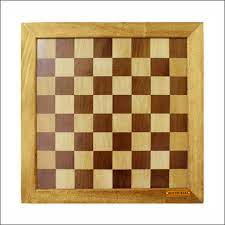
#> input picture Aula 13/xadrez.jpg, 225 x 225 px
$ jupyter execute arquivo10.ipynb
#> lines starting #> are read from the running program, lines starting #| are printed output that depends on the picture; after the words box and inside, x2 and y2 are one past the last pixel; in counts of white or black regions, pixels touching at a corner belong together
[cell 1]
import cv2
import numpy as np
import matplotlib.pyplot as plt

# --- Set the filename ---
IMAGE_FILE = 'xadrez.jpg'

## 1. Load and Preprocess the Image
# Load the image
img = cv2.imread(IMAGE_FILE)
#> img is the input picture: shape (225, 225, 3); mean B, G, R 137.1, 173, 197.2

if img is None:
    print(f"Error: Could not load image file '{IMAGE_FILE}'")
    exit()

# Create a copy to draw on
output_img = img.copy()

# Convert to grayscale
gray = cv2.cvtColor(img, cv2.COLOR_BGR2GRAY)
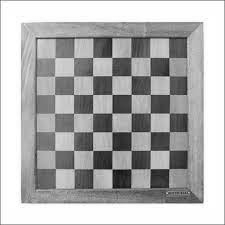
#> gray: shape (225, 225); min 13, max 255, mean 176.1

# Apply a strong Gaussian blur to suppress noise and smooth edges
# This is crucial for both edge and thresholding techniques
blurred = cv2.GaussianBlur(gray, (11, 11), 0)
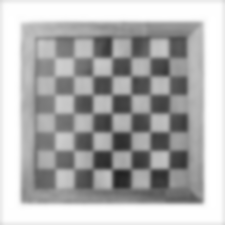
#> blurred: shape (225, 225); min 33, max 255, mean 176.8

## 2. Adaptive Thresholding to Create a Binary Mask
# Adaptive Thresholding calculates the threshold for small regions
# which is better than a single global threshold for an image with
# varying illumination (like the cat wrapped in a blanket).
binary_mask = cv2.adaptiveThreshold(
    blurred,
    255,  # Max value for output
    cv2.ADAPTIVE_THRESH_GAUSSIAN_C, # Adaptive method
    cv2.THRESH_BINARY_INV,        # Type of thresholding (we want the cat as white)
    21,                           # Block Size: Size of the neighborhood
    5                             # C: Constant subtracted from the mean
)
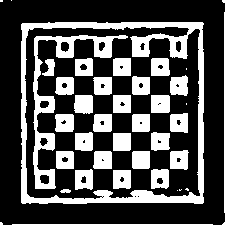
#> binary_mask: shape (225, 225); 30.5% white; 40 white regions (10 under 20 px), largest, box (x1, y1, x2, y2) and area: (21, 22, 204, 204) 5070, (33, 35, 128, 189) 2192, (151, 95, 170, 113) 337

## 3. Morphological Operations for Noise Reduction and Gap Filling
# Define the kernel size for the morphological operations
kernel = cv2.getStructuringElement(cv2.MORPH_RECT, (3, 3))

# Closing: Fills small holes and gaps within the object
closing = cv2.morphologyEx(binary_mask, cv2.MORPH_CLOSE, kernel, iterations=2)
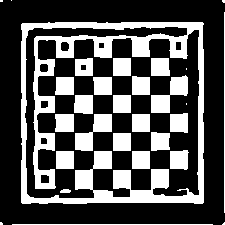
#> closing: shape (225, 225); 31.8% white; 29 white regions (7 under 20 px), largest, box (x1, y1, x2, y2) and area: (21, 22, 204, 204) 9094, (151, 75, 188, 113) 670, (75, 114, 112, 151) 654

# Opening: Removes small objects/noise outside the cat
opening = cv2.morphologyEx(closing, cv2.MORPH_OPEN, kernel, iterations=2)
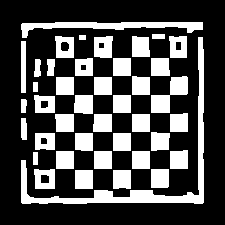
#> opening: shape (225, 225); 29.3% white; 41 white regions

## 4. Find and Filter the Main Contour
# Find contours on the cleaned mask
contours, _ = cv2.findContours(opening, cv2.RETR_EXTERNAL, cv2.CHAIN_APPROX_SIMPLE)
#> contours = 41 contours; largest, box (x1, y1, x2, y2) and area: (21, 37, 204, 204) 2211, (21, 22, 203, 38) 990, (151, 76, 188, 113) 596, (34, 169, 55, 189) 356, (55, 36, 74, 58) 350

if contours:
    # Sort the contours by area in descending order
    # The largest contour should be the cat
    largest_contour = max(contours, key=cv2.contourArea)
#> largest_contour = contour of 74 points, box (x1, y1, x2, y2) (21, 37, 204, 204), area 2211

    # Filter out very small areas that are likely residual noise
    # Adjust this value based on your image resolution (e.g., 1/100th of the image area)
    MIN_AREA_THRESHOLD = img.shape[0] * img.shape[1] / 500
#> MIN_AREA_THRESHOLD = 101.2

    if cv2.contourArea(largest_contour) > MIN_AREA_THRESHOLD:

        ## 5. Draw the Bounding Rectangle and Full Contour
        # 5a. Draw the full contour (Optional: shows the precise outline used)
        cv2.drawContours(output_img, [largest_contour], -1, (255, 0, 0), 2) # Blue color

        # 5b. Get and Draw the Bounding Box
        x, y, w, h = cv2.boundingRect(largest_contour)
#> x = 21; y = 37; w = 183; h = 167
        cv2.rectangle(output_img, (x, y), (x + w, y + h), (0, 255, 0), 3) # Green color
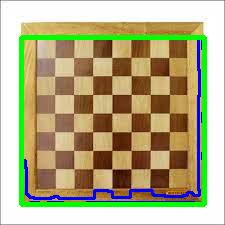
#> output_img: shape (225, 225, 3); mean B, G, R 132, 173.9, 178

    else:
        print("No significant contour found above the area threshold.")
else:
    print("No contours were found.")

## 6. Display the Result
fig, axes = plt.subplots(1, 3, figsize=(15, 6))

# Original Image
axes[0].imshow(cv2.cvtColor(img, cv2.COLOR_BGR2RGB))
axes[0].set_title('Original Image')
axes[0].axis('off')

# Binary Mask (Intermediate Step)
axes[1].imshow(opening, cmap='gray')
axes[1].set_title('Cleaned Binary Mask (Opening/Closing)')
axes[1].axis('off')

# Final Result
axes[2].imshow(cv2.cvtColor(output_img, cv2.COLOR_BGR2RGB))
axes[2].set_title('Final Result (Contour & Bounding Box)')
axes[2].axis('off')

plt.tight_layout()
plt.show()
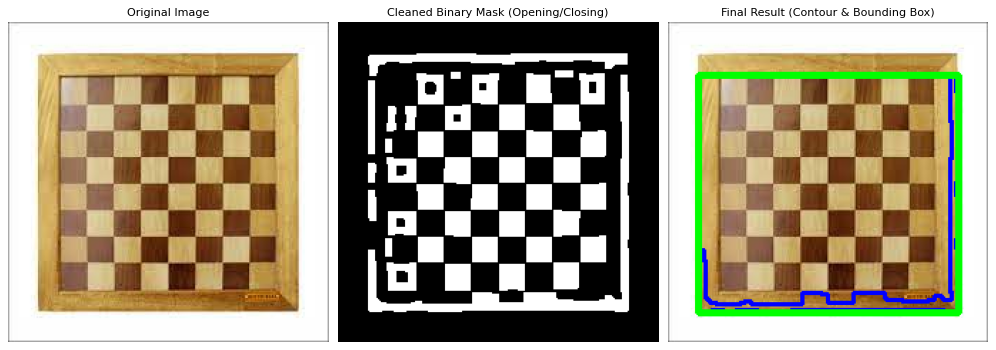
#> figure drawn by matplotlib, 3 panels
#

$ run again, with Aula 13/campo_futebol.jpg copied over Aula 13/xadrez.jpg
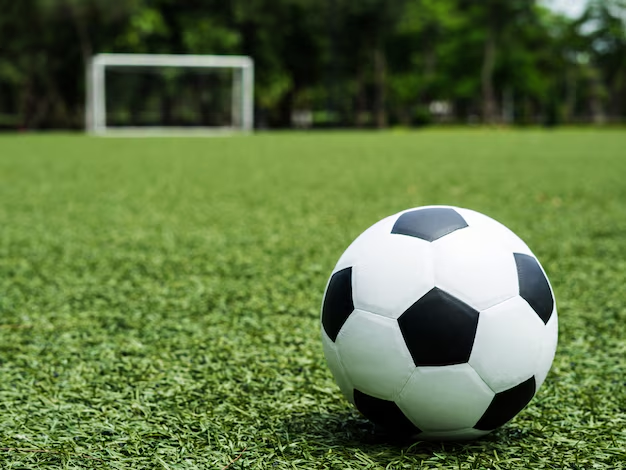
#> input picture Aula 13/campo_futebol.jpg, 626 x 470 px
#> img is the input picture: shape (470, 626, 3); mean B, G, R 66.9, 115.4, 94.5
#> `binary_mask = cv2.adaptiveThreshold( blurred, 255,`:
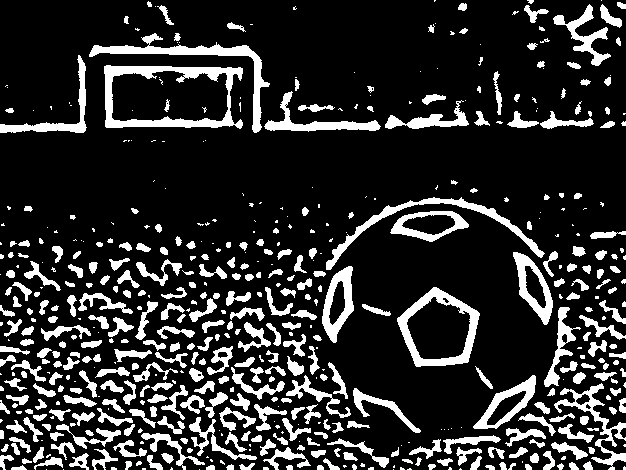
#> binary_mask: shape (470, 626); 17.8% white; 558 white regions (205 under 20 px), largest, box (x1, y1, x2, y2) and area: (104, 65, 243, 129) 2766, (89, 33, 270, 133) 2072, (397, 287, 480, 367) 1853
#> closing: shape (470, 626); 19.9% white; 282 white regions (116 under 20 px), largest, box (x1, y1, x2, y2) and area: (0, 295, 389, 470) 17640, (89, 33, 469, 133) 4147, (518, 358, 626, 470) 3251
#> opening: shape (470, 626); 14.8% white; 308 white regions (6 under 20 px)
#> contours = 308 contours, 37 with area under 20; largest, box (x1, y1, x2, y2) and area: (398, 288, 479, 367) 4537, (91, 34, 379, 132) 2756, (104, 65, 233, 128) 1680, (322, 267, 354, 342) 1446, (513, 252, 553, 324) 1410
#> largest_contour = contour of 111 points, box (x1, y1, x2, y2) (398, 288, 479, 367), area 4537
#> x = 398; y = 288; w = 81; h = 79
#> `plt.show()`:
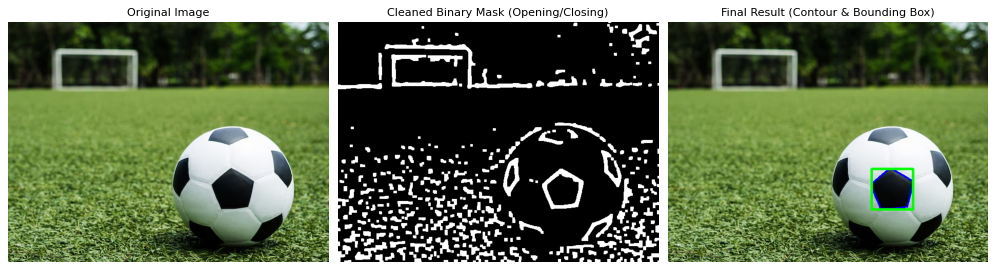
#> figure drawn by matplotlib, 3 panels

$ run again, with Aula 13/circulo1.jpg copied over Aula 13/xadrez.jpg
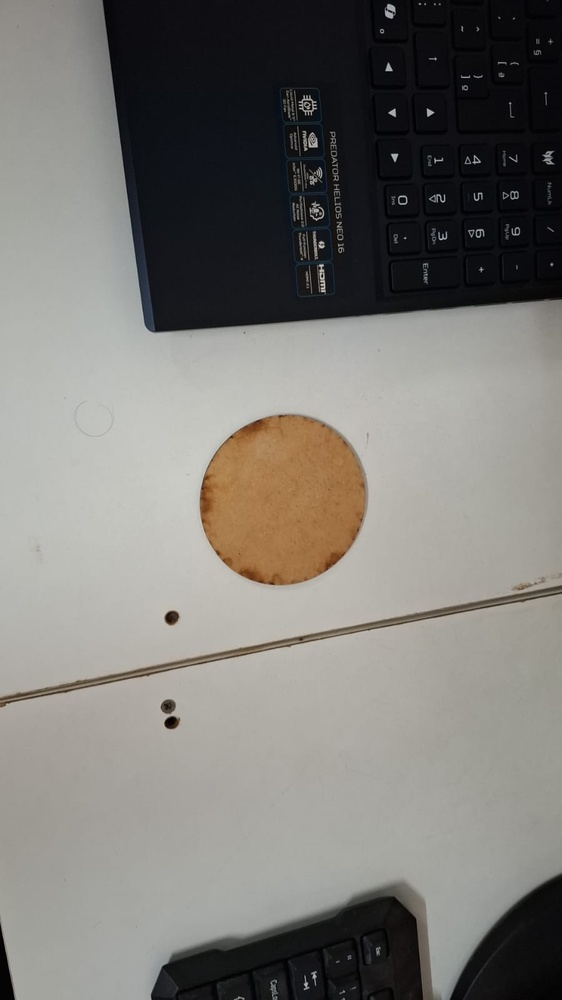
#> input picture Aula 13/circulo1.jpg, 562 x 1000 px, shrunk from 899 x 1599 before the run
#> img is the input picture: shape (1000, 562, 3); mean B, G, R 116.9, 121.4, 123.6
#> `binary_mask = cv2.adaptiveThreshold( blurred, 255,`:
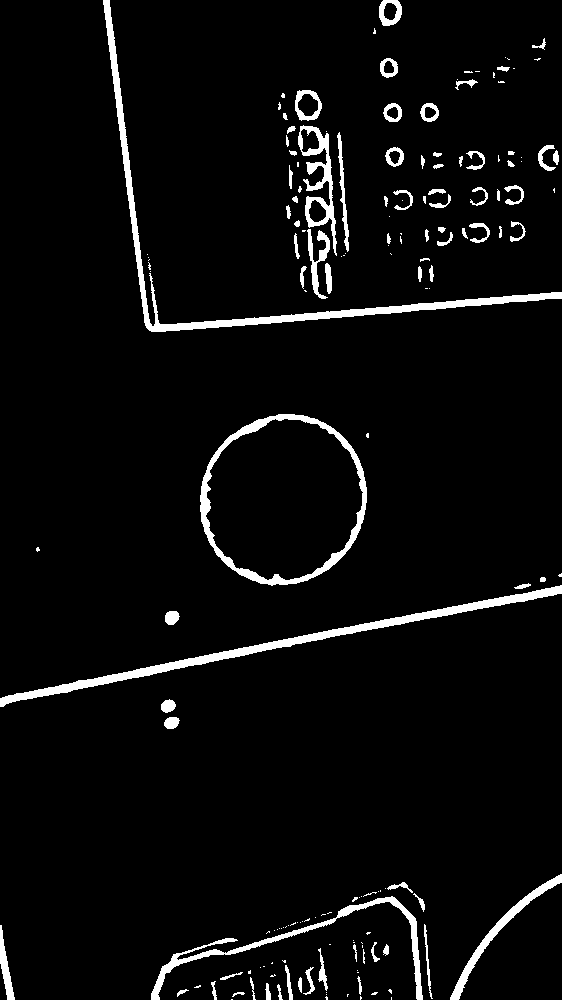
#> binary_mask: shape (1000, 562); 4.6% white; 168 white regions (87 under 20 px), largest, box (x1, y1, x2, y2) and area: (103, 0, 562, 332) 5062, (0, 585, 562, 707) 4500, (200, 414, 367, 586) 3184
#> closing: shape (1000, 562); 4.7% white; 121 white regions (45 under 20 px), largest, box (x1, y1, x2, y2) and area: (103, 0, 562, 332) 5126, (0, 585, 562, 707) 4502, (200, 414, 367, 586) 3219
#> opening: shape (1000, 562); 3.3% white; 52 white regions
#> contours = 52 contours, 5 with area under 20; largest, box (x1, y1, x2, y2) and area: (103, 0, 562, 332) 4198, (0, 586, 562, 707) 3930, (450, 875, 562, 1000) 1135, (151, 943, 220, 1000) 747, (379, 0, 402, 26) 460
#> largest_contour = contour of 308 points, box (x1, y1, x2, y2) (103, 0, 562, 332), area 4198
#> x = 103; y = 0; w = 459; h = 332
#> `plt.show()`:
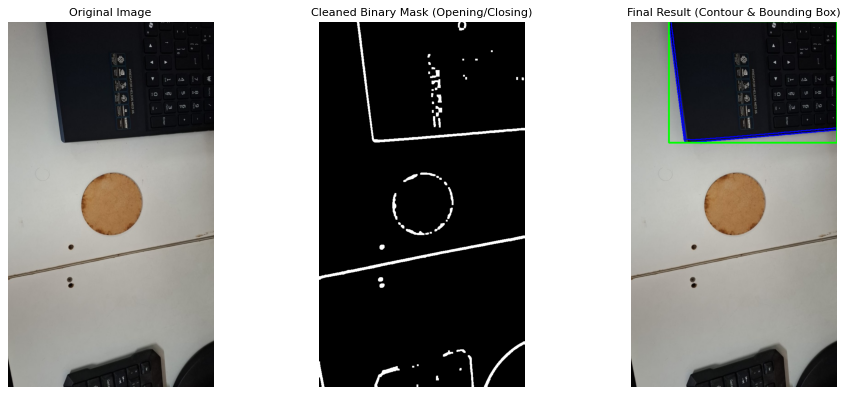
#> figure drawn by matplotlib, 3 panels

$ run again, with Aula 13/circulo2.jpg copied over Aula 13/xadrez.jpg
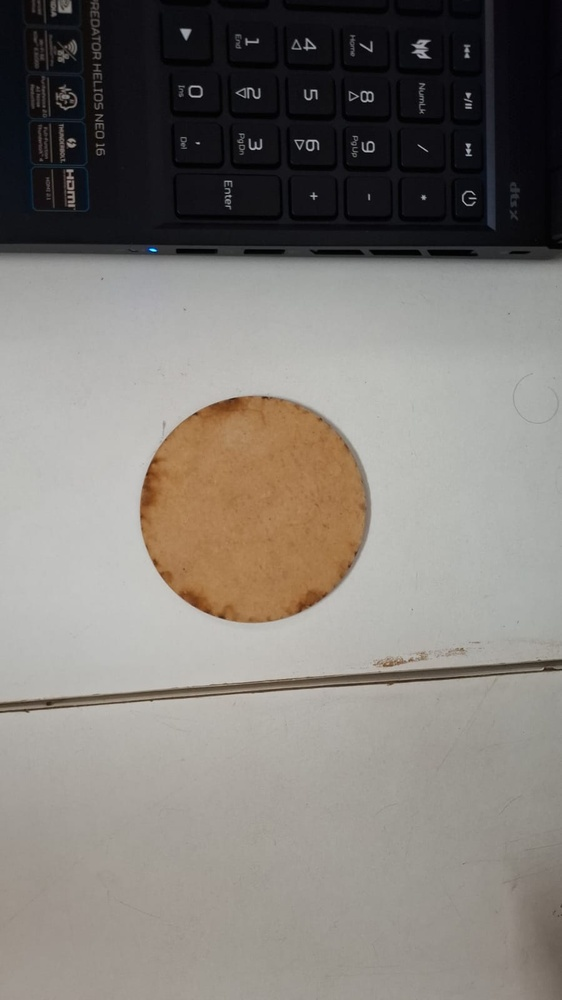
#> input picture Aula 13/circulo2.jpg, 562 x 1000 px, shrunk from 899 x 1599 before the run
#> img is the input picture: shape (1000, 562, 3); mean B, G, R 119.2, 124.7, 129.5
#> binary_mask: shape (1000, 562); 4.4% white; 212 white regions (122 under 20 px), largest, box (x1, y1, x2, y2) and area: (0, 659, 562, 713) 5691, (140, 395, 370, 623) 4474, (0, 249, 558, 261) 3102
#> closing: shape (1000, 562); 4.7% white; 162 white regions (80 under 20 px), largest, box (x1, y1, x2, y2) and area: (0, 659, 562, 713) 6189, (140, 395, 370, 623) 4615, (0, 249, 558, 261) 3141
#> opening: shape (1000, 562); 3.1% white; 99 white regions
#> contours = 99 contours, 12 with area under 20; largest, box (x1, y1, x2, y2) and area: (0, 659, 562, 713) 5608, (140, 455, 160, 551) 616, (337, 433, 370, 543) 574, (482, 251, 556, 261) 394, (285, 591, 328, 617) 342
#> largest_contour = contour of 184 points, box (x1, y1, x2, y2) (0, 659, 562, 713), area 5608
#> x = 0; y = 659; w = 562; h = 54
#> `plt.show()`:
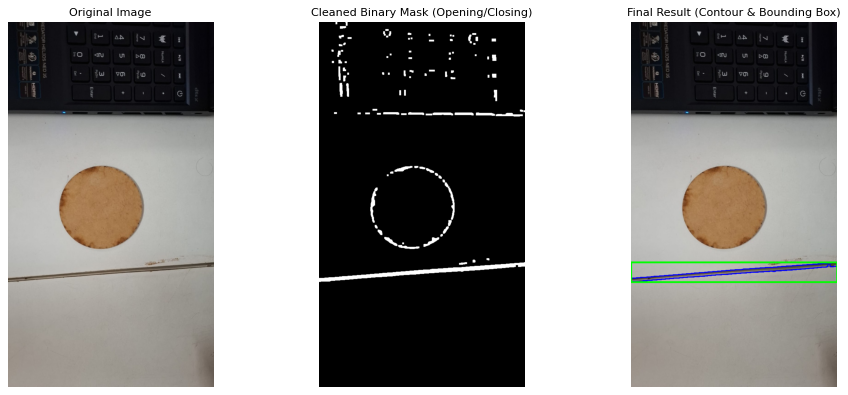
#> figure drawn by matplotlib, 3 panels
